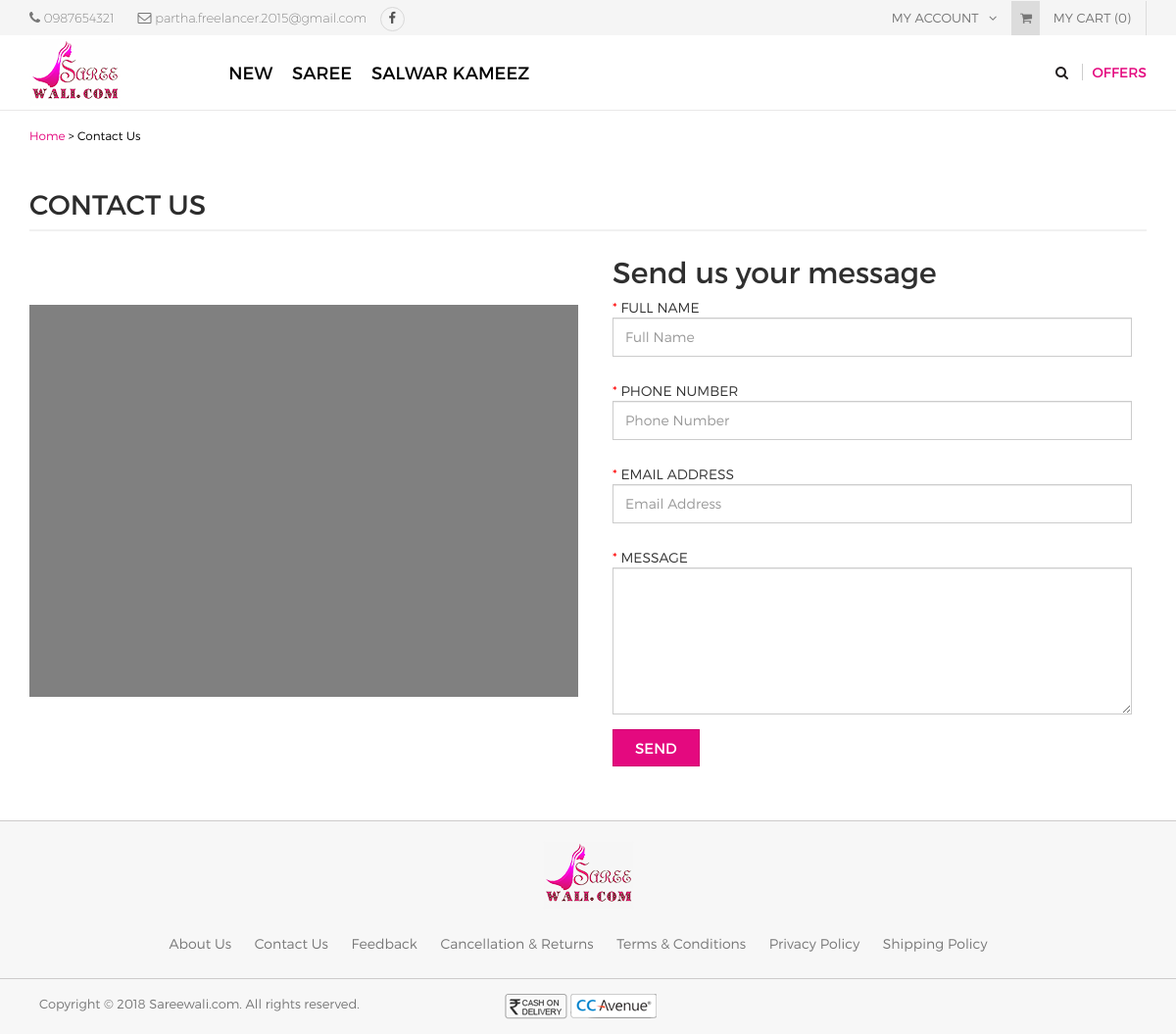
The app's page /index.php/home/contact with its own data.
### tables this page shows
CREATE TABLE `saree_admin` (
  `admin_id` int(11) NOT NULL,
  `username` varchar(255) NOT NULL,
  `email` varchar(255) NOT NULL,
  `password` varchar(255) NOT NULL,
  `original_password` varchar(255) NOT NULL,
  `contact_no` varchar(255) NOT NULL,
  `address` text NOT NULL,
  `is_active` int(11) NOT NULL
);

CREATE TABLE `saree_entity` (
  `entity_id` int(11) NOT NULL,
  `name` varchar(255) NOT NULL,
  `description` tinytext NOT NULL,
  `image_path` varchar(255) NOT NULL,
  `slug` varchar(255) NOT NULL,
  `level` int(11) NOT NULL,
  `parent_id` int(11) NOT NULL,
  `sort_order` int(11) NOT NULL,
  `is_special` enum('Y','N') NOT NULL DEFAULT 'N',
  `status` enum('Y','N') NOT NULL DEFAULT 'N',
  `date_added` int(11) NOT NULL,
  `date_modified` int(11) NOT NULL
);

CREATE TABLE `saree_settings` (
  `settings_id` int(11) NOT NULL,
  `sitename` varchar(255) NOT NULL,
  `siteaddress` varchar(255) NOT NULL,
  `logoname` varchar(255) NOT NULL,
  `logopathname` varchar(255) NOT NULL,
  `facebook_page_url` varchar(255) NOT NULL,
  `date_added` int(11) NOT NULL
);

### application/models/Defaultdata.php (called while the page is built, shortened)
<?php
class Defaultdata extends CI_Model {
	private $mydata = array();
	public function getFrontendDefaultData()
	{
		$this->mydata["tot_segments"] = $this->getUrlSegments();
		$this->mydata['general_settings'] = $this->grabSettingData();
		$this->mydata["modal"] = $this->load->view('partials/modal', null, true);
		$this->mydata['admin_profile'] = $this->grabProfileData();
		$this->mydata['final_tree'] = $this->grabTree();
		$this->mydata['prd_cat'] = $this->entitydata->grab_entity(array("level" => "1", "status" => "Y"));
		$this->data = $this->mydata;
		$this->headerdata = $this->mydata;
		$count = 0;
		$total_price = 0;
		$this->headerdata['total_price'] = number_format($total_price, 2);
		$this->headerdata['count'] = $count;
		$this->headerdata['cart'] = $this->load->view('partials/cart', $this->headerdata, true);
		$this->data["header"] = $this->load->view('partials/header', $this->headerdata, true);
		$this->data["head"] = $this->load->view('partials/head', null, true);
		$this->data["upper_footer"] = $this->load->view('partials/upper_footer', $this->headerdata, true);
		$this->data["footer"] = $this->load->view('partials/footer', null, true);
		$this->data["foot"] = $this->load->view('partials/foot', null, true);
		return $this->data;
	}
	public function grabTree(){
		$tree = $this->entitydata->grab_entity(array("level !=" => "0", "status" => "Y"), array(), array(), array("sort_order" => "asc"));
		$recArr = array();
		if(!empty($tree)){
			foreach($tree as $tr){
				$recArr[$tr->entity_id] = $tr;
			}
		}
		if(!empty($tree)){
			foreach($tree as $tr){
				if(isset($recArr[$tr->parent_id])){
					$final_tree[$tr->name.'_'.$tr->is_special.'_'.$tr->slug] = $recArr[$tr->parent_id]->name.'_'.$tr->is_special.'_'.$tr->slug;
				}else{
					$final_tree[$tr->name.'_'.$tr->is_special.'_'.$tr->slug] = null;
				}
			}
		}
		return $this->defaultdata->parseTree($final_tree);
	}
	public function getUrlSegments()
	{
		$all_segment=$this->uri->segment_array();
		return $all_segment;
	}
	public function grabSettingData(){
		$query = $this->db->get(TABLE_SETTINGS);
		return $query->row();
	}
	public function grabProfileData(){
		$query = $this->db->get(TABLE_ADMIN);
		return $query->row();
	}
	public function parseTree($tree, $root = null) {
        $return = array();
        foreach($tree as $child => $parent) {
            if($parent == $root) {
                unset($tree[$child]);
                $return[] = array(
                    'name' => $child,
                    'children' => $this->parseTree($tree, $child)
                );
            }
        }
        return empty($return) ? null : $return;
    }
}
?>

### application/controllers/Home.php (called while the page is built, shortened)
<?php
	class Home extends CI_Controller {
		public $data = array();
		public function __construct(){
			$this->load->model('bannerdata');
			$this->load->model('entitydata');
			$this->load->model('userdata');
			$this->load->model('productdata');
			$this->load->model('adsdata');
			$this->load->model('cartdata');
			$this->data = $this->defaultdata->getFrontendDefaultData();
		}
		public function contact(){
			$this->load->library('breadcrumb');
			$this->breadcrumb->add('Home', base_url());
			$this->breadcrumb->add('Contact Us', base_url('contact'));
			$this->data['breadcrumb'] = $this->breadcrumb->output();
			$this->load->view('contact', $this->data);
		}
	}
?>

### index.php (called while the page is built, shortened)
<?php
require_once BASEPATH.'core/CodeIgniter.php';

### application/models/Entitydata.php (called while the page is built, shortened)
<?php
class Entitydata extends CI_Model {
	public function grab_entity($cond = array(), $like = array(), $limit = array(), $order_by = array()){
		if(!empty($cond)){
			$this->db->where($cond);
		}
		if(!empty($order_by)){
			foreach($order_by as $key => $val){
				$this->db->order_by($key, $val);
			}
		}else{
			$this->db->order_by('date_added','desc');
		}
		$query = $this->db->get(TABLE_ENTITY);
		return $query->result();
	}
}

### application/views/contact.php (the view, shortened to what this page needs)
  <?php echo $head; ?>
  <?php echo $header; ?>
  <section class="breadcrumbs">
    <div class="container">
      <?php echo $breadcrumb;?>
    </div>
  </section>
  <section class="page-container">
    <div class="container checkoutPage">
     <div class="page-content">
      <h1 class="page-title">CONTACT US</h1>
      <div class="row">
        <div class="col-md-6">
          <div class="contact-map" id="map"></div>
        </div>
        <div class="col-md-6">
          <form class="form-horizontal contact-message-block" method="post" action="<?php echo base_url('home/add_contact');?>" novalidate>
            <h2 class="your-message">Send us your message</h2>
            <fieldset id="account">
              <div class="form-group required">
                <label class="col-md-12 control-label" for="fullname">Full Name</label>
                <div class="col-md-12">
                  <input placeholder="Full Name" id="fullname" class="form-control" type="text" name="fullname">
                </div>
              </div>
              <div class="form-group required">
                <label class="col-md-12 control-label" for="phonenumber">Phone Number</label>
                <div class="col-md-12">
                  <input placeholder="Phone Number" id="phonenumber" class="form-control" type="text" name="phonenumber">
                </div>
              </div>
              <div class="form-group required">
                <label class="col-md-12 control-label" for="emailaddress">Email Address</label>
                <div class="col-md-12">
                  <input placeholder="Email Address" id="emailaddress" class="form-control" type="email" name="email">
                </div>
              </div>
              <div class="form-group required">
                <label class="col-md-12 control-label" for="emailaddress">Message</label>
                <div class="col-md-12">
                  <textarea class="form-control contact-textarea" name="message"></textarea>
                </div>
              </div>
              <div class="form-group">
                <div class="col-md-12">
                  <button type="submit" id="change-pwd-btn" class="websiteBtn">Send</button>
                </div>
              </div>
            </fieldset>
          </form>
        </div>
      </div>
    </div>
  </div>
</section>
<?php echo $footer; ?>
<?php echo $foot; ?>

### application/views/partials/header.php (shortened to what this page needs)
<header>
  <div class="header-top">
    <div class="container">
      <div class="row">
        <div class="col-md-6">
        	<span class="phone">
        		<i class="fa fa-phone"></i>
        		<a href="tel:<?php echo $admin_profile->contact_no;?>"><?php echo $admin_profile->contact_no;?></a>
        	</span>
        	<span class="email">
        		<i class="fa fa-envelope-o" aria-hidden="true"></i>
        		<a href="mailto:<?php echo $admin_profile->email;?>"><?php echo $admin_profile->email;?></a>
        	</span>
        	<span class="socal">
        		<a href="<?php echo $general_settings->facebook_page_url;?>" class="fbIcon" target="_blank">
        			<i class="fa fa-facebook" aria-hidden="true"></i>
        		</a>
        	</span>
        </div>
        <div class="col-md-6">
          <ul class="tb_right">
            <li> <a href="javascript:void(0)">My Account <i class="fa fa-angle-down" aria-hidden="true"></i></a>
            </li>
            <li class="topCart">
            <?php
              echo $cart;
            ?>
            </li>
          </ul>
        </div>
      </div>
    </div>
  </div>
  <div class="header-area">
    <div class="container">
      <div class="row">
        <div class="col-md-2 logo"><a href="<?php echo base_url(); ?>" title=""><img src="<?php echo base_url(); ?>uploads/logo/logo.png" /></a></div>
        <div class="col-md-10 headerRight">
          <div class="menu-container">
            <div class="menu">
              <?php
                  function printTree($tree) {
                    if(!is_null($tree) && count($tree) > 0) {
                            echo '<ul>';
                            foreach($tree as $node) {
                                $name = explode("_", $node['name']);
                                if(!empty($node['children'])){
                                  if($name[1] == 'Y'){
                                    echo '<li><a class="coutreNav" href="'.base_url('product-list/'.$name[2]).'">'.$name[0].'</a>';
                                  }else{
                                    echo '<li><a href="'.base_url('product-list/'.$name[2]).'">'.$name[0].'</a>';
                                  }
                                }else{
                                  if($name[1] == 'Y'){
                                    echo '<li><a class="coutreNav" href="'.base_url('product-list/'.$name[2]).'">'.$name[0].'</a>';
                                  }else{
                                    echo '<li><a href="'.base_url('product-list/'.$name[2]).'">'.$name[0].'</a>';
                                  }
                                }
                                echo '</li>';
                            }
                            echo '</ul>';
                        }
                    }
                    printTree($final_tree);
                ?>
            </div>
          </div>
          <div class="menu-right">
            <span class="search">
              <a href="javascript:void(0)"><i class="fa fa-search" aria-hidden="true"></i></a>
            </span> <span class="offer"><a href="javascript:void(0);">Offers</a></span> </div>
          <div class="clearfix"></div>
        </div>
        <div class="clearfix"></div>
      </div>
    </div>
  </div>
</header>

### application/views/partials/footer.php (shortened to what this page needs)
<div class="footer-bottom">
  <div class="container">
    <div class="footer-logo"><img src="<?php echo base_url(); ?>uploads/logo/logo.png" /></div>
    <ul class="footer-content">
      <li><a href="<?php echo base_url('about'); ?>">About Us</a></li>
      <li><a href="<?php echo base_url('contact'); ?>">Contact Us</a></li>
      <li><a href="<?php echo base_url('feedback'); ?>">Feedback</a></li>
      <li><a href="<?php echo base_url('return'); ?>">Cancellation & Returns</a></li>
      <li><a href="<?php echo base_url('term'); ?>">Terms & Conditions</a></li>
      <li><a href="<?php echo base_url('privacy'); ?>">Privacy Policy</a></li>
      <li><a href="<?php echo base_url('shipping'); ?>">Shipping Policy</a></li>
    </ul>
  </div>
</div>
<div class="copyright">
  <div class="container">
    <div class="copy-left col-xs-12 col-md-5">Copyright © 2018 <?php echo ucfirst(rtrim(preg_replace("(^https?://www.)", "",$general_settings->siteaddress), '/'));?>. All rights reserved.</div>
    <ul class="foot-paymen col-xs-12 col-md-5">
      <img src="<?php echo base_url(); ?>resources/images/payment-option.png" alt="" />
    </ul>
  </div>
</div>

### application/views/contact.php (style rules this page uses)
#map { width: 100%; height: 400px; background-color: grey; }

### records on screen
saree_admin: contact_no "0987654321", email "partha.freelancer.2015@gmail.com"
saree_entity: name "NEW"
saree_entity: name "SAREE"
saree_entity: name "SALWAR KAMEEZ"
saree_settings: siteaddress "Sareewali.com"

### other values on screen
$count "0"
$crumb['title'] "Home"
$crumb['title'] "Contact Us"
